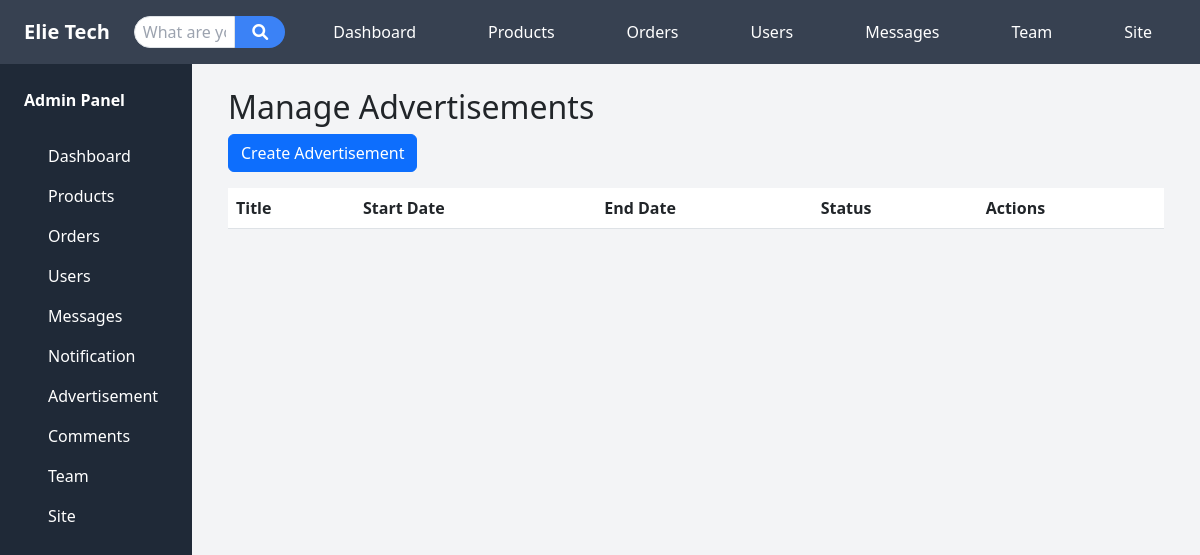
/advertisements/, run on an earlier commit of the app's database.
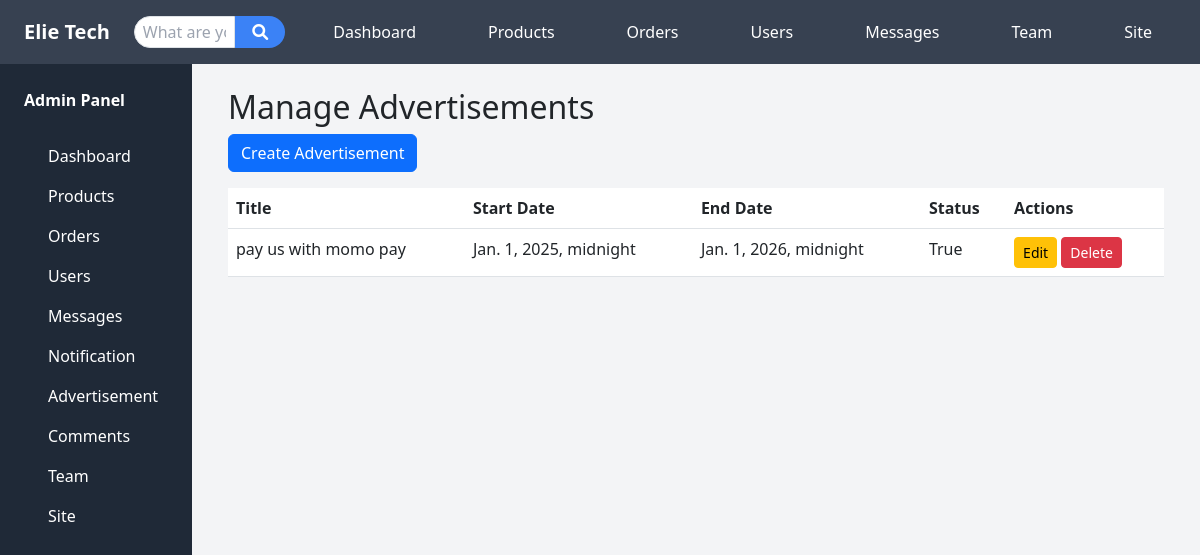
And on a later commit of the database.
### store/models.py (models this page shows, shortened)
class Advertisement(models.Model):
    title = models.CharField(max_length=255)
    image = models.ImageField(upload_to='advertisements/', blank=True, null=True)
    link = models.URLField(blank=True, null=True)  # Link to the product or promo page
    start_date = models.DateTimeField()
    end_date = models.DateTimeField()
    active = models.BooleanField(default=True)

### store/views.py (the view)
# urls.py: path('advertisements/', views.advertisement_list, name='advertisement_list'),
def advertisement_list(request):
    advertisements = Advertisement.objects.all().order_by('-start_date')
    return render(request, 'admin/advertisement_list.html', {'advertisements': advertisements})

### store/context_processors.py (called while the page is built)
def unread_message_count(request):
    unread_count = 0
    if request.user.is_authenticated:
        unread_count = Message.objects.filter(
            recipient=request.user,  # <-- Fix here
            is_read=False
        ).count()
    return {'unread_message_count': unread_count}

### templates/admin/advertisement_list.html
{% extends 'admin/base.html' %}
{% block content %}
    <h2>Manage Advertisements</h2>
    <a href="{% url 'create_advertisement' %}" class="btn btn-primary">Create Advertisement</a>
    <table class="table mt-3">
        <thead>
            <tr>
                <th>Title</th>
                <th>Start Date</th>
                <th>End Date</th>
                <th>Status</th>
                <th>Actions</th>
            </tr>
        </thead>
        <tbody>
            {% for ad in advertisements %}
                <tr>
                    <td>{{ ad.title }}</td>
                    <td>{{ ad.start_date }}</td>
                    <td>{{ ad.end_date }}</td>
                    <td>{{ ad.active }}</td>
                    <td>
                        <a href="{% url 'edit_advertisement' ad.pk %}" class="btn btn-warning btn-sm">Edit</a>
                        <a href="{% url 'delete_advertisement' ad.pk %}" class="btn btn-danger btn-sm" onclick="return confirm('Are you sure?')">Delete</a>
                    </td>
                </tr>
            {% endfor %}
        </tbody>
    </table>
{% endblock %}

What changed in the data, as far as the page shows it:
added Advertisement: title "pay us with momo pay", start_date "Jan. 1, 2025, midnight", end_date "Jan. 1, 2026, midnight", active "True"
